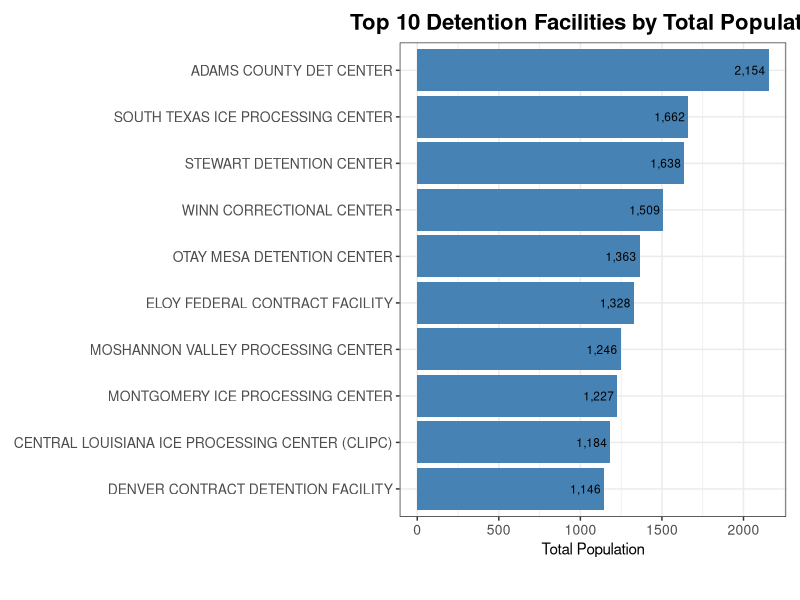
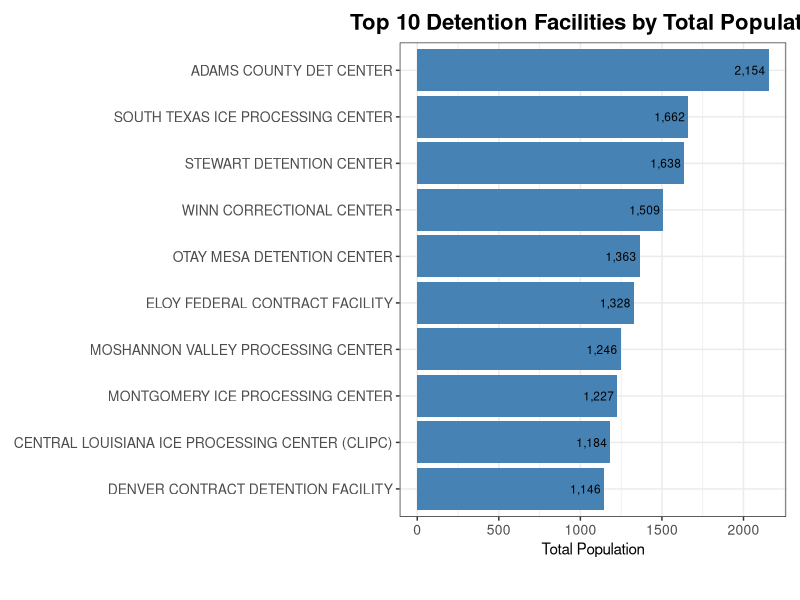

These figures' R source, in order:
# Load necessary libraries
library(dplyr)
library(ggplot2)
library(stringr)
library(lubridate)
library(stringr)

# Load raw CSV and clean header
raw_data <- read.csv("messy_ice_detention.csv", header = FALSE)
head(raw_data,10)
# Remove initial meta rows and set column names
data_clean <- raw_data[-c(1:6), ]
colnames(data_clean) <- as.character(unlist(data_clean[1, ]))
data_clean <- data_clean[-1, ]
rownames(data_clean) <- NULL
head(data_clean)
check_problematic_rows <- function(data) {
  data %>%
    mutate(
      # Clean the text columns to UTF-8 encoding
      Name = iconv(Name, from = "", to = "UTF-8", sub = ""),
      City = iconv(City, from = "", to = "UTF-8", sub = ""),
      State = iconv(State, from = "", to = "UTF-8", sub = ""),
      
      # Combine all issues into a single column 'issue'
      issue = case_when(
        # Special character issues
        str_detect(Name, "[^a-zA-Z0-9\\s]") ~ "Special char in Name",
        str_detect(City, "[^a-zA-Z0-9\\s]") ~ "Special char in City",
        str_detect(State, "[^a-zA-Z0-9\\s]") ~ "Special char in State",
        
        # Missing or invalid values issues
        is.na(Name) | str_trim(Name) == "" | tolower(str_trim(Name)) %in% c("n/a", "null") ~ "Missing/Invalid Name",
        is.na(City) | str_trim(City) == "" | tolower(str_trim(City)) %in% c("n/a", "null") ~ "Missing/Invalid City",
        is.na(State) | str_trim(State) == "" | tolower(str_trim(State)) %in% c("n/a", "null") ~ "Missing/Invalid State",
        
        TRUE ~ NA_character_ # Return NA if no issue
      )
    ) %>%
    # Filter rows where there is any issue
    filter(!is.na(issue))
}



problematic_rows <- check_problematic_rows(data_clean)

# View
problematic_rows
data_clean <- data_clean %>%
    mutate(
    Name = Name %>%
      str_replace_all("[^a-zA-Z0-9\\s\\(\\)-]", "") %>%  # Remove unwanted special characters
      str_replace_all("\\([^\\)]*$", "") %>%             # Remove unmatched opening parenthesis at end
      str_replace_all("^[^\\(]*\\)", "") %>%             # Remove unmatched closing parenthesis at beginning
      str_squish(),                                       # Clean up extra spaces
    
    City = City %>%
      str_replace_all("[^a-zA-Z0-9\\s\\(\\)-]", "") %>%  # Remove unwanted special characters
      str_replace_all("^([^\\)]*)\\(", "\\1") %>%             # Remove unmatched opening parenthesis at end
      str_replace_all("\\)([^\\(]*)$", "\\1") %>%             # Remove unmatched closing parenthesis at beginning
      str_squish(),                                       # Clean up extra spaces
      
    State = State %>%
      str_replace_all("[^a-zA-Z0-9\\s\\(\\)-]", "") %>%  # Remove unwanted special characters
      str_replace_all("^([^\\)]*)\\(", "\\1") %>%             # Remove unmatched opening parenthesis at end
      str_replace_all("\\)([^\\(]*)$", "\\1") %>%             # Remove unmatched closing parenthesis at beginning
      str_squish()
  )
data_clean
problematic_rows <- check_problematic_rows(data_clean)

# View
problematic_rows
check_missing_or_invalid <- function(df, column_name) {
  col <- df[[column_name]]
  
  invalid_indices <- which(
    is.na(col) |
    col == "" |
    str_trim(col) == "" |
    tolower(str_trim(col)) %in% c("n/a", "na", "null")
  )
  
  return(df[invalid_indices, ])
}
check_missing_or_invalid(data_clean, "Name")
data_clean <- data_clean %>%
  mutate(Name = case_when(
    City == "ELK RIVER" & State == "MN" & (is.na(Name) | str_trim(Name) == "") ~ "Sherburne County Jail",
    City == "DOVER" & State == "NH" & (is.na(Name) | str_trim(Name) == "") ~ "Strafford County Corrections",
    TRUE ~ Name
  ))
check_missing_or_invalid(data_clean, "Name")
check_missing_or_invalid(data_clean, "City")

data_clean <- data_clean %>%
  mutate(City = case_when(
    Name == "GEAUGA COUNTY JAIL" & State == "OH" & (is.na(City) | str_trim(City) == "") ~ "CHARDON",
    TRUE ~ City
  ))
check_missing_or_invalid(data_clean, "City")

check_missing_or_invalid(data_clean, "State")

data_clean <- data_clean %>%
  mutate(State = case_when(
    Name == "ATLANTAUSPEN" & (is.na(State) | str_trim(State) == "") ~ "GA",
    Name == "LA SALLE COUNTY REGIONAL DETENTION CENTER" & (is.na(State) | str_trim(State) == "") ~ "TX",
    TRUE ~ State
  ))

check_missing_or_invalid(data_clean, "State")
summary(data_clean)
# Convert population columns to numeric
data_clean <- data_clean %>%
  mutate(
    `Level A` = as.numeric(`Level A`),
    `Level B` = as.numeric(`Level B`),
    `Level C` = as.numeric(`Level C`),
    `Level D` = as.numeric(`Level D`)
  )
summary(data_clean)
# Handle inspection date format
data_clean <- data_clean %>%
  mutate(
    `Last Inspection End Date` = case_when(
      tolower(trimws(`Last Inspection End Date`)) %in% c("na", "n/a", "", "null") ~ NA_character_,
      TRUE ~ str_trim(`Last Inspection End Date`)
    )
  ) %>%
  mutate(
    `Last Inspection End Date` = case_when(
      grepl("^\\d{1,2}/\\d{1,2}/\\d{4}$", `Last Inspection End Date`) ~
        as.character(mdy(`Last Inspection End Date`)),
      grepl("^\\d{5}$", `Last Inspection End Date`) ~
        as.character(as.Date(as.numeric(`Last Inspection End Date`), origin = "1899-12-30")),
      TRUE ~ `Last Inspection End Date`
    ),
    `Last Inspection End Date` = as.Date(`Last Inspection End Date`)
  )
data_clean
data_clean <- data_clean %>%
  mutate(`Total Population` = `Level A` + `Level B` + `Level C` + `Level D`)
top_10_facilities <- data_clean %>%
  arrange(desc(`Total Population`)) %>%
  slice(1:10)

top_10_facilities

ggplot(top_10_facilities, aes(x = reorder(Name, `Total Population`), y = `Total Population`)) +
  geom_bar(stat = "identity", fill = "steelblue") +  # Bar chart
  coord_flip() +  # Flip for better readability
  geom_text(aes(label = scales::comma(`Total Population`)), hjust = 1.1, size = 3) +  # Add population as text labels
  labs(
    title = "Top 10 Detention Facilities by Total Population",  # Title
    x = NULL,  # Remove x-axis label
    y = "Total Population"
  ) +
  theme_bw() +  # White background
  theme(
    axis.text.x = element_text(size = 10),  # Font size for x-axis
    axis.text.y = element_text(size = 10),  # Font size for y-axis
    plot.title = element_text(size = 16, face = "bold", hjust = 0.5),  # Center and enlarge title
    plot.margin = margin(10, 10, 30, 10)  # Increase bottom margin to fit title
  )

ggsave("top_10_detention_facilities.png", width = 10, height = 6)
